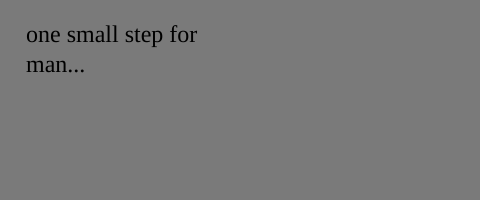
Frame 1 (no input)
Frame 60 (no input): identical to frame 1, image omitted
Frame 120 (the mouse pressed at the canvas centre since frame 60): identical to frame 1, image omitted

The p5.js sketch that drew this single still picture (run headless with seeded random() and noise() and a simulated clock; from frame 60 on, the mouse is pressed at the canvas centre):

// p5.js sketch
// ── sketch.js
var quote = "one small step for man...";

function setup() {
  createCanvas(480, 200);
  textFont("Source Code Pro");
  textSize(24);
}

function draw() {
  background(122);
  text(quote, 26, 24, 240, 100);
}
